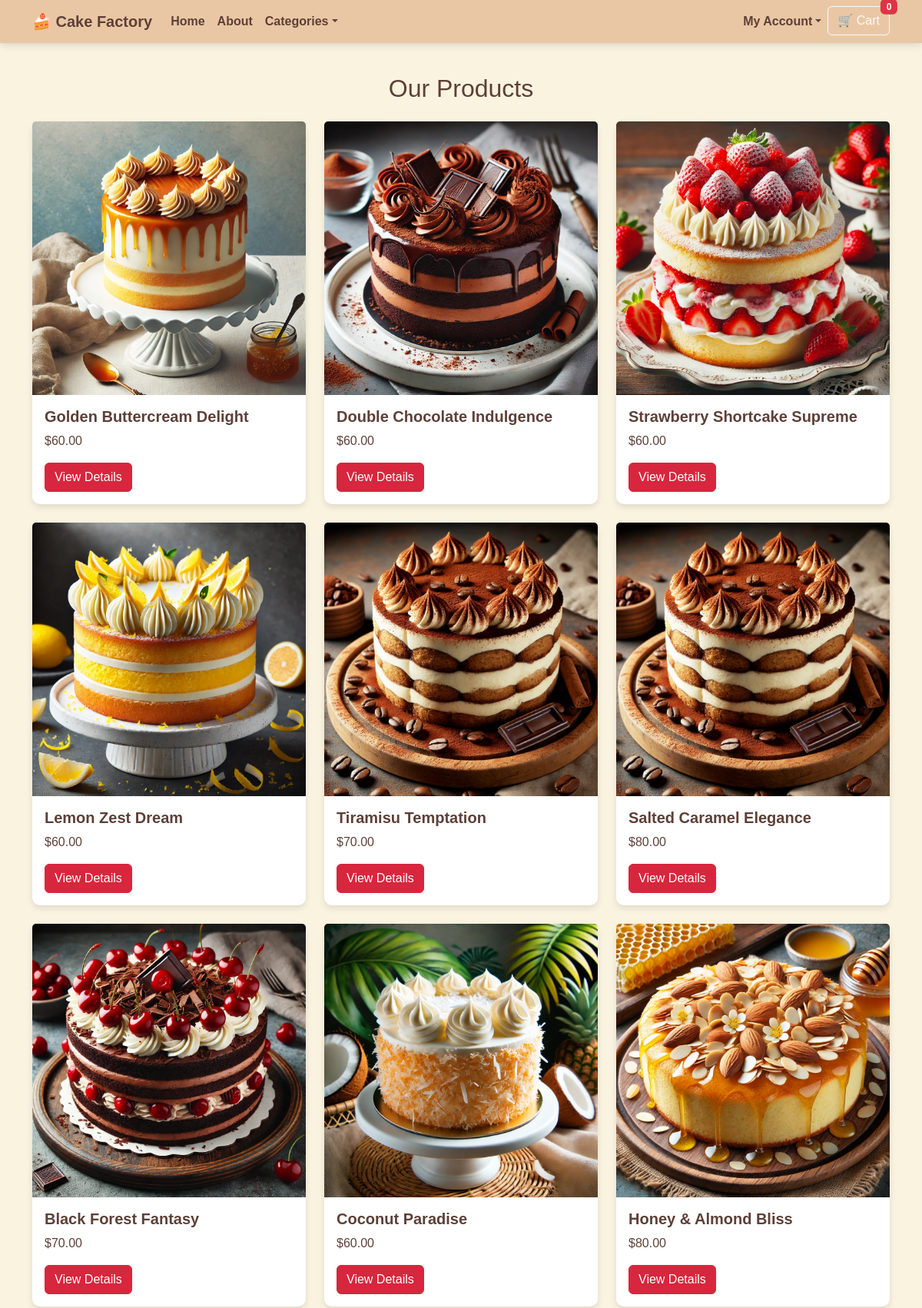
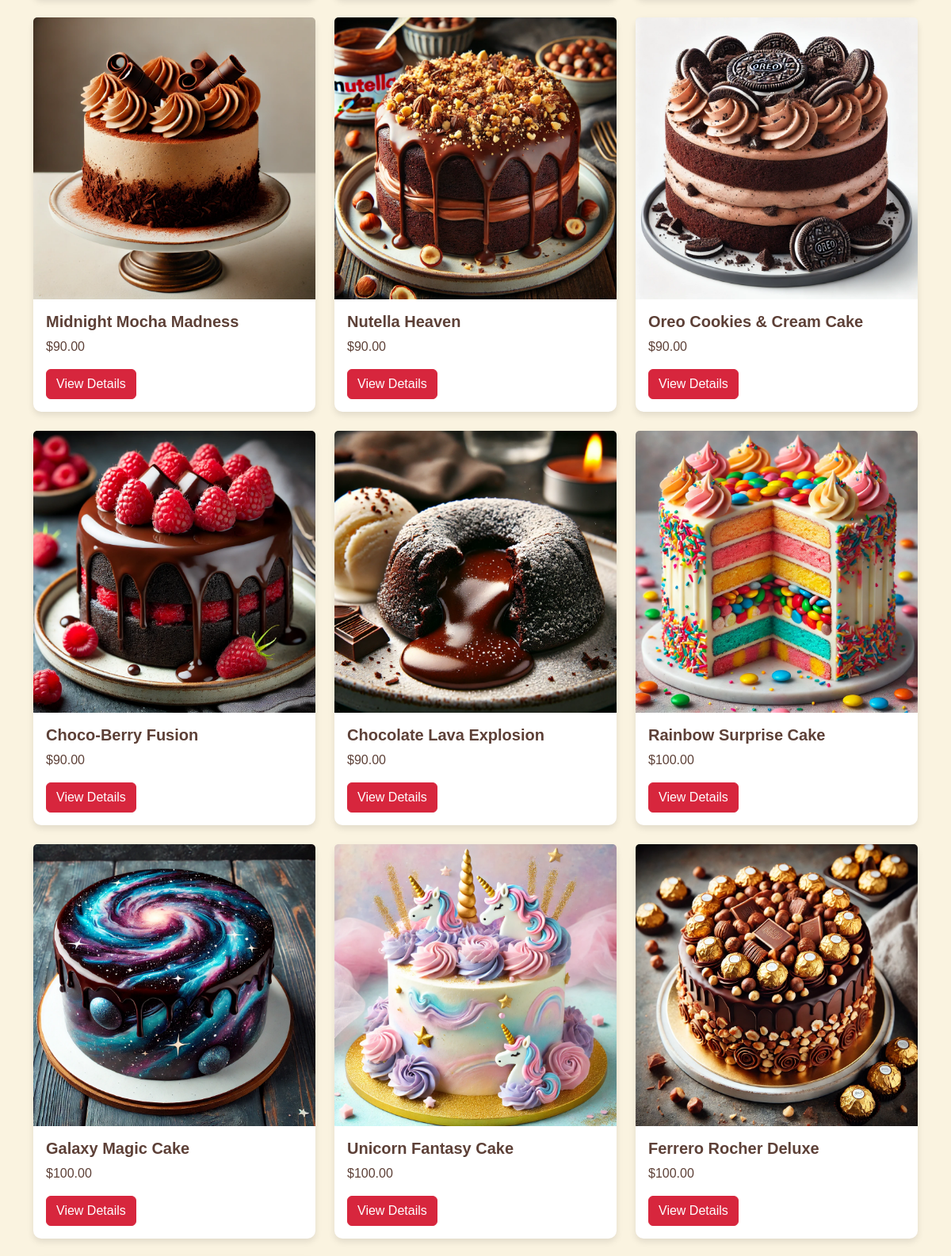
Screenshot of /products/ (upper part) with the database file from the repository (2 pictures, top to bottom).
### products/models.py (models this page shows, shortened)
class Product(models.Model):
    name = models.CharField(max_length=255, unique=True)
    slug = models.SlugField(unique=True, blank=True)
    description = models.TextField(blank=True)
    price = models.DecimalField(max_digits=10, decimal_places=2)
    category = models.ForeignKey(
        Category, on_delete=models.SET_NULL,
        null=True, blank=True, related_name="products"
    )
    flavor = models.ForeignKey(
        Flavor, on_delete=models.SET_NULL,
        null=True, blank=True, related_name="products"
    )
    sizes = models.ManyToManyField(
        Size, blank=True, related_name="products"
    )
    image = models.ImageField(upload_to="product_images/", blank=True, null=True)
    allergen_info = models.TextField(blank=True, help_text="E.g., Contains nuts, gluten-free")
    available = models.BooleanField(default=True)  # If needed deactivate.
    created_at = models.DateTimeField(auto_now_add=True)

### products/views.py (the view)
# urls.py: path('', ProductListView.as_view(), name='product_list'),
class ProductListView(ListView):
    model = Product
    template_name = 'products/product_list.html'
    context_object_name = 'products'
    def get_queryset(self):
        queryset = super().get_queryset()
        query = self.request.GET.get('q', '').strip()
        price_min = self.request.GET.get('price_min')
        price_max = self.request.GET.get('price_max')
        category_slug = self.request.GET.get('category', '').strip()  # Get category slug
        allergen_free = self.request.GET.get('allergen_free')
        if 'q' in self.request.GET and not query:
            messages.error(self.request, "Please enter a search term.")
        if query:
            queryset = queryset.filter(name__icontains=query)
        if price_min:
            try:
                queryset = queryset.filter(price__gte=float(price_min))
            except ValueError:
                pass  # Ignore invalid values
        if price_max:
            try:
                queryset = queryset.filter(price__lte=float(price_max))
            except ValueError:
                pass  # Ignore invalid values
        if category_slug:
            category = Category.objects.filter(slug=category_slug).first()
            if category:
                queryset = queryset.filter(category=category)
        if allergen_free:
            queryset = queryset.exclude(allergen_info__icontains="nuts")
        return queryset
    def get_context_data(self, **kwargs):
        context = super().get_context_data(**kwargs)
        context['categories'] = Category.objects.all()  # Provide categories to template
        return context

### orders/context_processors.py (called while the page is built)
def cart_context(request):
    cart_items = 0
    cart_total_price = 0.0
    if request.user.is_authenticated:
        cart_items_qs = CartItem.objects.filter(user=request.user)
        cart_items = sum(item.quantity for item in cart_items_qs)
        cart_total_price = sum(item.line_total for item in cart_items_qs)
    else:
        session_cart = request.session.get("cart", {})
        cart_items = sum(item["quantity"] for item in session_cart.values())
        cart_total_price = sum(
            float(item["price"]) * int(item["quantity"])
            for item in session_cart.values()
        )
    return {
        "cart_items": cart_items,
        "cart_total_price": cart_total_price,
    }

### products/context_processors.py (called while the page is built)
def categories_context(request):
    return {
        'categories': Category.objects.all()
    }

### products/templates/products/product_list.html
{% extends "base.html" %}
{% block content %}
<h2 class="mb-4">Our Products</h2>
<div class="row">
    {% if products %}
        {% for product in products %}
        <div class="col-md-4 mb-4">
            <div class="card">
                {% if product.image %}
                    <img src="{{ product.image.url }}" class="card-img-top" alt="{{ product.name }}">
                {% else %}
                    <img src="https://via.placeholder.com/300?text=No+Image" class="card-img-top" alt="No Image Available">
                {% endif %}
                <div class="card-body">
                    <h5 class="card-title">{{ product.name }}</h5>
                    <p class="card-text">${{ product.price }}</p>
                    <a href="{% url 'product_detail' product.pk %}" class="btn btn-primary">View Details</a>
                </div>
            </div>
        </div>
        {% endfor %}
    {% else %}
        <div class="col-12 text-center">
            <h4 class="text-muted">😔 No products available!!!</h4>
        </div>
    {% endif %}
</div>
{% endblock %}

### templates/base.html (shortened to what this page needs)
{% load static %}
<!DOCTYPE html>
<html lang="en">
<head>
    <link href="https://cdn.jsdelivr.net/npm/bootstrap-icons/font/bootstrap-icons.css" rel="stylesheet">
    <link href="https://cdn.jsdelivr.net/npm/bootstrap@5.2.3/dist/css/bootstrap.min.css" rel="stylesheet">
    <link href="{% static 'css/styles.css' %}" rel="stylesheet">
</head>
<body class="{% if request.resolver_match.url_name == 'home' %}homepage{% endif %}">
    <nav class="navbar navbar-expand-lg navbar-dark fixed-top glass-navbar">
        <div class="container">
            <a class="navbar-brand fw-bold" href="{% url 'home' %}">🍰 Cake Factory</a>
            <div class="collapse navbar-collapse" id="navbarContent">
                <ul class="navbar-nav me-auto">
                    <li class="nav-item"><a class="nav-link" href="{% url 'home' %}">Home</a></li>
                    <li class="nav-item"><a class="nav-link" href="{% url 'about' %}">About</a></li>
                    <li class="nav-item dropdown">
                        <a class="nav-link dropdown-toggle" href="#" id="categoriesDropdown" role="button"
                            data-bs-toggle="dropdown">Categories</a>
                    </li>
                </ul>
                <ul class="navbar-nav ms-auto">
                    <li class="nav-item dropdown">
                        <a class="nav-link dropdown-toggle" href="#" id="accountDropdown" role="button"
                            data-bs-toggle="dropdown">{% if user.is_authenticated %}👤 {{ user.username }}{% else %}My
                            Account{% endif %}</a>
                    </li>
                    {% if request.resolver_match.url_name != "checkout" %}
                    <li class="nav-item">
                        <a class="btn btn-outline-light position-relative" href="{% url 'cart_view' %}">
                            🛒 Cart
                            <span class="position-absolute top-0 start-100 translate-middle badge bg-danger">
                                {{ cart_items|default:0 }}
                            </span>
                        </a>
                    </li>
                    {% endif %}
                </ul>
            </div>
        </div>
    </nav>
    <main class="container py-5">
        {% block content %}{% endblock %}
    </main>
</body>
</html>

### static/css/styles.css (style rules this page uses)
html, body { height: 100%; display: flex; flex-direction: column; }
body { background-color: #FAF3E0; font-family: 'Poppins', sans-serif; color: #5D4037; }
.navbar { background-color: rgba(232, 195, 158, 0.9); box-shadow: 0px 2px 10px rgba(0, 0, 0, 0.15); backdrop-filter: blur(10px); }
.navbar-brand, .navbar-nav .nav-link { color: #5D4037 !important; font-weight: bold; }
main { flex: 1; display: flex; flex-direction: column; align-items: center; justify-content: center; padding: 120px 20px 40px; width: 100%; max-width: 1200px; margin: 0 auto; }
.card { transition: transform 0.3s ease-in-out; border: none; background-color: #ffffff; border-radius: 10px; box-shadow: 0px 4px 8px rgba(0, 0, 0, 0.1); }
.card-title { color: #5D4037; font-weight: bold; }
.btn-primary { background-color: #D7263D; border-color: #D7263D; }
.py-5 { padding-top: 12vh !important; padding-bottom: 0 !important; }

### rows the page displays
Product: image (picture), name "Golden Buttercream Delight", price "60.00"
Product: image (picture), name "Double Chocolate Indulgence", price "60.00"
Product: image (picture), name "Strawberry Shortcake Supreme", price "60.00"
Product: image (picture), name "Lemon Zest Dream", price "60.00"
Product: image (picture), name "Tiramisu Temptation", price "70.00"
Product: image (picture), name "Salted Caramel Elegance", price "80.00"
Product: image (picture), name "Black Forest Fantasy", price "70.00"
Product: image (picture), name "Coconut Paradise", price "60.00"
Product: image (picture), name "Honey & Almond Bliss", price "80.00"
Product: image (picture), name "Midnight Mocha Madness", price "90.00"
Product: image (picture), name "Nutella Heaven", price "90.00"
Product: image (picture), name "Oreo Cookies & Cream Cake", price "90.00"
Product: image (picture), name "Choco-Berry Fusion", price "90.00"
Product: image (picture), name "Chocolate Lava Explosion", price "90.00"
Product: image (picture), name "Rainbow Surprise Cake", price "100.00"
Product: image (picture), name "Galaxy Magic Cake", price "100.00"
Product: image (picture), name "Unicorn Fantasy Cake", price "100.00"
Product: image (picture), name "Ferrero Rocher Deluxe", price "100.00"

### other values shown
{{ cart_items|default:0 }} "0"
